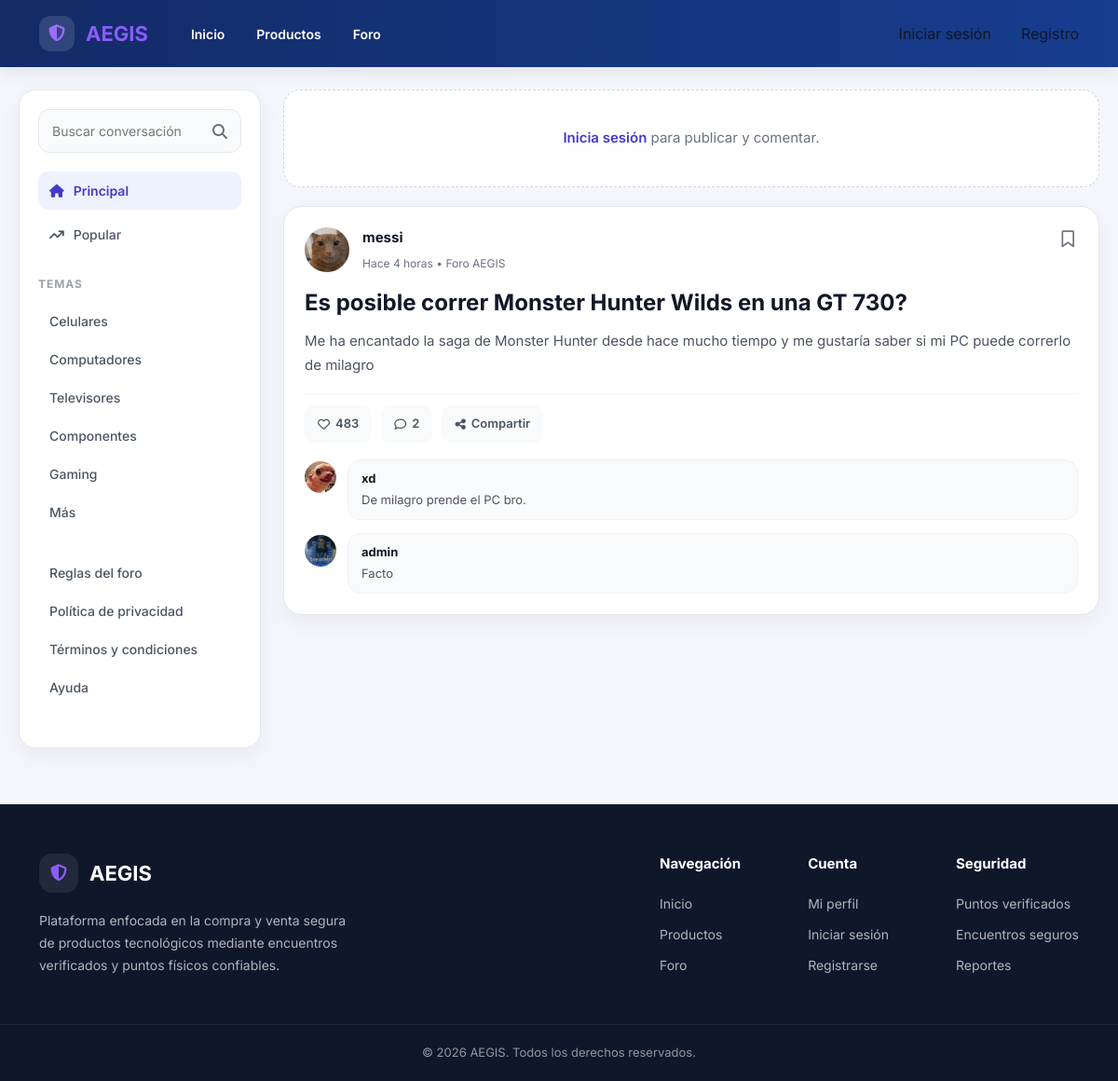
Page /public/foro on the committed database.
### tables this page shows
CREATE TABLE `publicaciones_foro` (
  `id` int(11) NOT NULL,
  `usuario_id` int(11) NOT NULL,
  `titulo` varchar(200) NOT NULL,
  `contenido` text NOT NULL,
  `fecha_publicacion` timestamp NOT NULL DEFAULT current_timestamp()
);

CREATE TABLE `usuarios` (
  `id` int(11) NOT NULL,
  `nombre` varchar(100) NOT NULL,
  `apellido` varchar(100) NOT NULL,
  `username` varchar(50) DEFAULT NULL,
  `email` varchar(150) NOT NULL,
  `password` varchar(255) NOT NULL,
  `telefono` varchar(20) DEFAULT NULL,
  `ciudad` varchar(100) DEFAULT NULL,
  `foto_perfil` varchar(255) DEFAULT 'default.png',
  `descripcion` text DEFAULT NULL,
  `reputacion` decimal(3,2) DEFAULT 5.00,
  `rol` enum('usuario','owner','admin') DEFAULT 'usuario',
  `estado` enum('activo','suspendido','baneado') DEFAULT 'activo',
  `fecha_registro` timestamp NOT NULL DEFAULT current_timestamp()
);

CREATE TABLE `comentarios_foro` (
  `id` int(11) NOT NULL,
  `publicacion_id` int(11) NOT NULL,
  `usuario_id` int(11) NOT NULL,
  `comentario` text NOT NULL,
  `fecha_comentario` timestamp NOT NULL DEFAULT current_timestamp()
);

### app/core/Controller.php (called while the page is built, shortened)
<?php
class Controller
{
    public function render(string $view, array $data = []): void
    {
        extract($data);
        require $view;
    }
    protected function loadModel(string $module, string $model): object
    {
        $path = ROOT_PATH . "/app/modules/{$module}/models/{$model}.php";
        return new $model();
    }
}

### app/modules/foro/controllers/ForoController.php (called while the page is built, shortened)
<?php
class ForoController extends Controller
{
    private $publicacionModel;
    private $comentarioModel;
    public function __construct()
    {
        $this->publicacionModel = $this->loadModel('foro', 'Publicacion');
        $this->comentarioModel = $this->loadModel('foro', 'Comentario');
    }
    public function index(): void
    {
        $publicaciones = $this->publicacionModel->getAllWithAuthor();
        $comentariosPorPublicacion = [];
        foreach ($publicaciones as $publicacion) {
            $comentariosPorPublicacion[$publicacion['id']] =
                $this->comentarioModel->findByPublicacion((int) $publicacion['id']);
        }
        $miembrosDestacados = [];
        foreach ($publicaciones as $publicacion) {
            $miembrosDestacados[] = $publicacion;
        }
        $this->render(ROOT_PATH . '/app/modules/foro/views/Foro.php', [
            'publicaciones'      => $publicaciones,
            'comentarios'        => $comentariosPorPublicacion,
            'miembrosDestacados' => $miembrosDestacados,
        ]);
    }
}

### app/core/Router.php (called while the page is built, shortened)
<?php
class Router
{
    private $routes = [];
    public function get($route, $action)
    {
        $this->routes['GET'][$route] = $action;
    }
    public function post($route, $action)
    {
        $this->routes['POST'][$route] = $action;
    }
    public function dispatch($url)
    {
        $url = '/' . trim($url, '/');
        $method = $_SERVER['REQUEST_METHOD'];
        $action = $this->routes[$method][$url];
        list($controllerName, $methodName) = explode('@', $action);
        $controller = new $controllerName();
        $controller->$methodName();
    }
}

### public/index.php (called while the page is built, shortened)
<?php
require_once '../config/app.php';
require_once '../app/core/Database.php';
require_once '../app/core/Router.php';
require_once '../app/core/Controller.php';
require_once '../app/core/Model.php';
require_once '../app/core/Auth.php';
$router = new Router();
$url = trim((string) ($_GET['url'] ?? ''), '/');
$router->dispatch($url);

### config/app.php (called while the page is built, shortened)
<?php
function url(string $path = ''): string
{
    return BASE_URL . $path;
}
function tiempo_relativo(string $fecha): string
{
    $diff = time() - strtotime($fecha);
    if ($diff < 86400) {
        $horas = (int) floor($diff / 3600);
        return 'Hace ' . $horas . ($horas === 1 ? ' hora' : ' horas');
    }
    $dias = (int) floor($diff / 86400);
    return 'Hace ' . $dias . ($dias === 1 ? ' día' : ' días');
}
function reacciones_simuladas(int $id): int
{
    return (abs(crc32((string) $id)) % 850) + 50;
}

### app/core/Auth.php (called while the page is built, shortened)
<?php
class Auth
{
    public static function check(): bool
    {
        return isset($_SESSION['user']);
    }
}

### config/database.php (called while the page is built)
<?php
return [
    'host'     => 'localhost',
    'dbname'   => 'aegis_db',
    'user'     => 'root',
    'password' => '',
    'charset'  => 'utf8mb4',
];

### app/core/Database.php (called while the page is built)
<?php
class Database
{
    private static $instance = null;
    public static function connect()
    {
        if (self::$instance === null) {
            $config = require ROOT_PATH . '/config/database.php';
            try {
                self::$instance = new PDO(
                    "mysql:host={$config['host']};dbname={$config['dbname']};charset={$config['charset']}",
                    $config['user'],
                    $config['password']
                );
                self::$instance->setAttribute(
                    PDO::ATTR_ERRMODE,
                    PDO::ERRMODE_EXCEPTION
                );
            } catch (PDOException $e) {
                die('Error de conexión: ' . $e->getMessage());
            }
        }
        return self::$instance;
    }
}

### app/core/Model.php (called while the page is built, shortened)
<?php
class Model
{
    protected $db;
    public function __construct()
    {
        $this->db = Database::connect();
    }
    public function query($sql, $params = [])
    {
        if (empty($params)) {
            return $this->db->query($sql);
        }
        $stmt = $this->db->prepare($sql);
        $stmt->execute($params);
        return $stmt;
    }
    public function fetchAll($sql, $params = [])
    {
        return $this->query($sql, $params)->fetchAll(PDO::FETCH_ASSOC);
    }
}

### app/modules/foro/models/Publicacion.php (called while the page is built, shortened)
<?php
class Publicacion extends Model
{
    public function getAllWithAuthor(): array
    {
        return $this->fetchAll(
            'SELECT p.*, u.nombre, u.username, u.foto_perfil
             FROM publicaciones_foro p
             JOIN usuarios u ON p.usuario_id = u.id
             ORDER BY p.fecha_publicacion DESC'
        );
    }
}

### app/modules/foro/models/Comentario.php (called while the page is built, shortened)
<?php
class Comentario extends Model
{
    public function findByPublicacion($publicacionId)
    {
        return $this->fetchAll(
            'SELECT c.*, u.nombre, u.username, u.foto_perfil
             FROM comentarios_foro c
             JOIN usuarios u ON c.usuario_id = u.id
             WHERE c.publicacion_id = ?
             ORDER BY c.fecha_comentario ASC',
            [$publicacionId]
        );
    }
}

### app/modules/foro/views/Foro.php (the view, shortened to what this page needs)
<?php
require_once ROOT_PATH . '/app/layouts/head.php';
require_once ROOT_PATH . '/app/layouts/navbar.php';
?>
<main class="forum-page">
    <aside class="sidebar-left">
        <div class="sidebar-card">
            <div class="sidebar-search">
                <input type="text" placeholder="Buscar conversación" aria-label="Buscar conversación">
                <i class="fa-solid fa-magnifying-glass"></i>
            </div>
            <nav class="side-nav">
                <a class="active" href="<?= url('/foro') ?>"><i class="fa-solid fa-house"></i> Principal</a>
                <a href="<?= url('/foro') ?>"><i class="fa-solid fa-arrow-trend-up"></i> Popular</a>
            </nav>
            <div class="side-section">
                <h4>Temas</h4>
                <a href="<?= url('/productos') ?>">Celulares</a>
                <a href="<?= url('/productos') ?>">Computadores</a>
                <a href="<?= url('/productos') ?>">Televisores</a>
                <a href="<?= url('/productos') ?>">Componentes</a>
                <a href="<?= url('/productos') ?>">Gaming</a>
                <a href="<?= url('/productos') ?>">Más</a>
            </div>
            <div class="side-section">
                <a href="#">Reglas del foro</a>
                <a href="#">Política de privacidad</a>
                <a href="#">Términos y condiciones</a>
                <a href="#">Ayuda</a>
            </div>
        </div>
    </aside>
    <section class="feed">
        <?php if (Auth::check()): ?>
            <div class="create-post" id="createPostTrigger">
                <?php
                    $me = Auth::user();
                    $fotoPerfilMe = trim((string) ($me['foto_perfil'] ?? ''));
                    $fotoPathMe = ROOT_PATH . '/public/Assets/uploads/users/' . basename($fotoPerfilMe);
                    $avatarSrcMe = (is_file($fotoPathMe) && $fotoPerfilMe !== '')
                        ? url('/Assets/uploads/users/' . $fotoPerfilMe)
                        : avatar_url($me['username'] ?? $me['email'] ?? 'yo', 100);
                ?>
                <img src="<?= htmlspecialchars($avatarSrcMe) ?>" alt="Tu perfil">
                <input type="text" readonly placeholder="Publica aquí tu pregunta o experiencia..." id="createPostInput">
                <button type="button" id="createPostBtn" aria-label="Nueva publicación">
                    <i class="fa-regular fa-image"></i>
                </button>
            </div>
            <form method="POST" action="<?= url('/foro/publicar') ?>" class="create-post-panel" id="createPostPanel">
                <div>
                    <label for="titulo">Título del anuncio</label>
                    <input type="text" id="titulo" name="titulo" required placeholder="¿Alguien sabe si...?">
                </div>
                <div>
                    <label for="contenido">Contenido</label>
                    <textarea id="contenido" name="contenido" required placeholder="Comparte tu duda o experiencia..."></textarea>
                </div>
                <div class="create-post-actions">
                    <button type="submit" class="btn-primary">Publicar</button>
                    <button type="button" class="btn-secondary" id="cancelCreatePost">Cancelar</button>
                </div>
            </form>
        <?php else: ?>
            <div class="feed-empty">
                <a href="<?= url('/login') ?>" style="color:#4338ca;font-weight:600;">Inicia sesión</a> para publicar y comentar.
            </div>
        <?php endif; ?>
        <?php foreach (($publicaciones ?? []) as $post): ?>
            <?php
            $postComentarios = $comentarios[$post['id']] ?? [];
            $totalComentarios = count($postComentarios);
            $autorMostrar = !empty($post['username']) ? $post['username'] : $post['nombre'];
            $avatarSeed = $post['username'] ?? $post['email'] ?? $post['nombre'];
            $fotoPerfilAutor = trim((string) ($post['foto_perfil'] ?? ''));
            $fotoPathAutor = ROOT_PATH . '/public/Assets/uploads/users/' . basename($fotoPerfilAutor);
            $autorAvatarSrc = (is_file($fotoPathAutor) && $fotoPerfilAutor !== '')
                ? url('/Assets/uploads/users/' . $fotoPerfilAutor)
                : avatar_url($avatarSeed, 100);
            $reacciones = reacciones_simuladas((int) $post['id']);
            ?>
            <article class="post">
                <div class="post-header">
                    <img src="<?= htmlspecialchars($autorAvatarSrc) ?>" alt="<?= htmlspecialchars($autorMostrar) ?>">
                    <div>
                        <h3><?= htmlspecialchars($autorMostrar) ?></h3>
                        <span><?= tiempo_relativo($post['fecha_publicacion']) ?> • Foro AEGIS</span>
                    </div>
                    <div class="post-header-actions">
                        <button type="button" class="save-btn" aria-label="Guardar publicación">
                            <i class="fa-regular fa-bookmark"></i>
                        </button>
                    </div>
                </div>
                <h2><?= htmlspecialchars($post['titulo']) ?></h2>
                <p class="post-body"><?= nl2br(htmlspecialchars($post['contenido'])) ?></p>
                <div class="post-actions">
                    <button type="button" class="reaction-btn" aria-label="Me gusta">
                        <i class="fa-regular fa-heart"></i> <?= $reacciones ?>
                    </button>
                    <button type="button" class="comment-count-btn" aria-label="Comentarios">
                        <i class="fa-regular fa-comment"></i> <?= $totalComentarios ?>
                    </button>
                    <button type="button" class="share-btn" aria-label="Compartir">
                        <i class="fa-solid fa-share-nodes"></i> Compartir
                    </button>
                </div>
                <?php if ($totalComentarios > 0): ?>
                    <div class="comments">
                        <?php foreach ($postComentarios as $comentario): ?>
                            <?php
                            $nombreComentario = !empty($comentario['username']) ? $comentario['username'] : $comentario['nombre'];
                            $seedComentario = $comentario['username'] ?? $comentario['nombre'];
                            $fotoPerfilComentario = trim((string) ($comentario['foto_perfil'] ?? ''));
                            $fotoPathComentario = ROOT_PATH . '/public/Assets/uploads/users/' . basename($fotoPerfilComentario);
                            $comentarioAvatarSrc = (is_file($fotoPathComentario) && $fotoPerfilComentario !== '')
                                ? url('/Assets/uploads/users/' . $fotoPerfilComentario)
                                : avatar_url($seedComentario, 50);
                            ?>
                            <div class="comment">
                                <img src="<?= htmlspecialchars($comentarioAvatarSrc) ?>" alt="<?= htmlspecialchars($nombreComentario) ?>">
                                <div>
                                    <strong><?= htmlspecialchars($nombreComentario) ?></strong>
                                    <p><?= htmlspecialchars($comentario['comentario']) ?></p>
                                </div>
                            </div>
                        <?php endforeach; ?>
                    </div>
                <?php endif; ?>
            </article>
        <?php endforeach; ?>
    </section>
</main>
<?php require_once ROOT_PATH . '/app/layouts/footer.php'; ?>

### rows in the picture
publicaciones_foro: usuario.foto_perfil (picture), usuario.username "messi", fecha_publicacion "Hace 4 horas", titulo "Es posible correr Monster Hunter Wilds en una GT 730?", contenido "Me ha encantado la saga de Monster Hunter desde hace mucho tiempo y me gustaría saber si mi PC puede correrlo de milagro", id "483", id "2"
comentarios_foro: usuario.foto_perfil (picture), usuario.username "xd", comentario "De milagro prende el PC bro."
comentarios_foro: usuario.foto_perfil (picture), usuario.username "admin", comentario "Facto"
